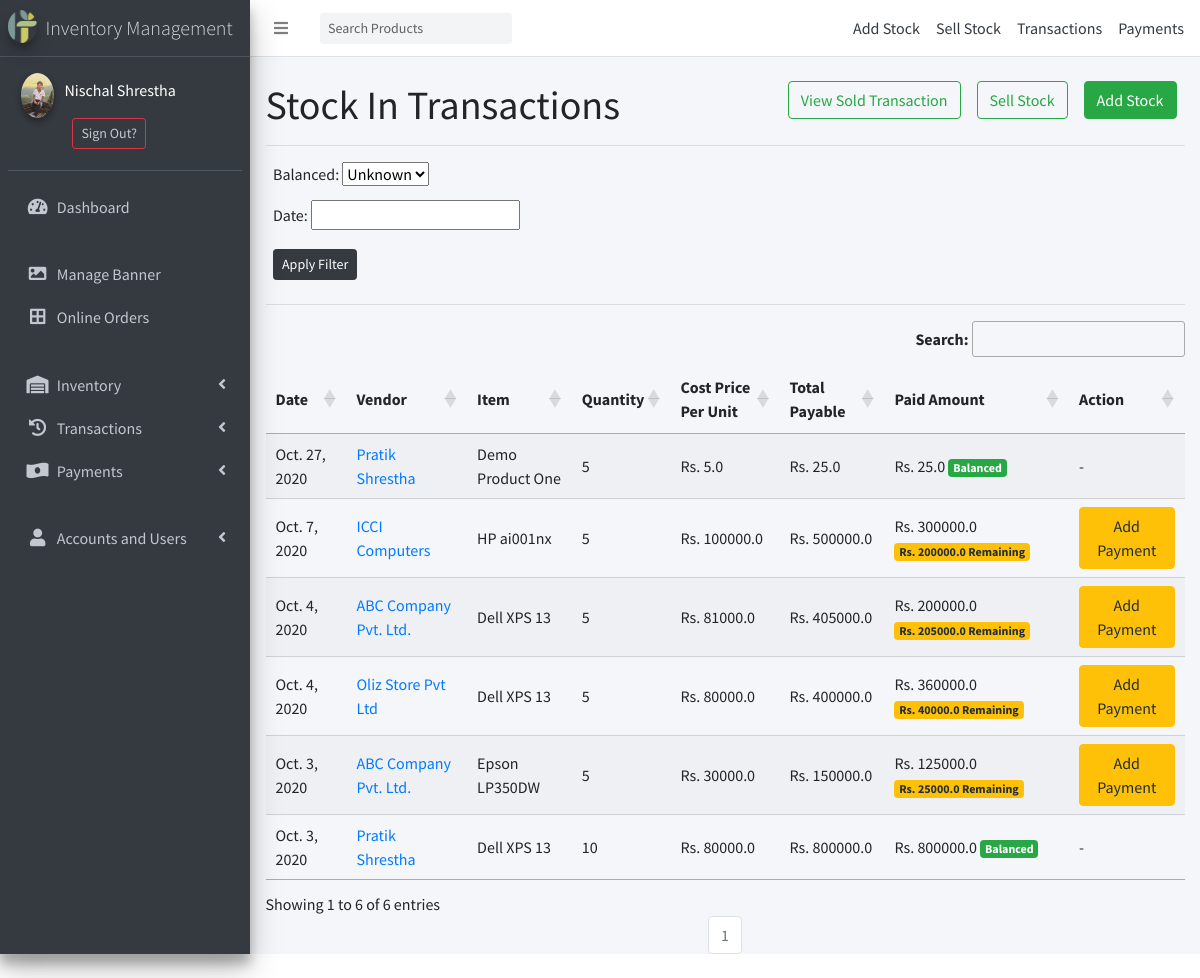
Screenshot of /inventory/transactions/debit/ (signed in) with the database file from the repository.
### accounts/models.py (models this page shows)
class User(AbstractBaseUser, PermissionsMixin):
    class Types(models.TextChoices):
        ADMIN = "ADMIN", "Admin"
        STAFF = "STAFF", "Staff"
        CUSTOMER = "CUSTOMER", "Customer"
    base_type = Types.CUSTOMER
    _type = models.CharField(
        _("Type"), max_length=50, choices=Types.choices, default=base_type
    )
    email = models.EmailField(max_length=254, unique=True)
    first_name = models.CharField(max_length=128)
    last_name = models.CharField(max_length=128)
    is_staff = models.BooleanField(default=False)
    is_superuser = models.BooleanField(default=False)
    is_active = models.BooleanField(default=True)
    last_login = models.DateTimeField(null=True, blank=True)
    date_joined = models.DateTimeField(auto_now_add=True)
    USERNAME_FIELD = 'email'
    EMAIL_FIELD = 'email'
    REQUIRED_FIELDS = ['first_name','last_name','_type']
    objects = UserManager()

### Userprofile/models.py (models this page shows, shortened)
class Profile(models.Model):
    user = models.OneToOneField(User, on_delete=models.CASCADE)
    mobile_num_regex = RegexValidator(regex="^[0-9]{9,15}$", message="Entered mobile number isn't in a right format!")
    contact = models.CharField(validators=[mobile_num_regex], max_length=13, blank=True, null=True)
    dp = models.ImageField(default='user.png',upload_to='profile_pics')

### inventory/models.py (models this page shows, shortened)
class Transaction(models.Model):
    class Types(models.TextChoices):
        STOCK_OUT = "STOCK OUT", "Stock Out"
        STOCK_IN = "STOCK IN", "Stock In"
    base_type = Types.STOCK_IN
    _type = models.CharField(
        _("Type"), max_length=50, choices=Types.choices, default=base_type
    )
    vendor_client = models.CharField(_("Vendor or Client"), max_length=240)
    item = models.ForeignKey("inventory.Item", verbose_name=_("Inventory Item"), on_delete=models.CASCADE)
    quantity = models.IntegerField(_("Quantity"), default=0)
    cost = models.FloatField(_("Cost Price Per Quantity Unit"), default=0)
    paid = models.FloatField(_("Paid Amount"), default = 0)
    remarks = models.TextField(_("Remarks on Deal"), null=True, blank=True)
    date = models.DateTimeField(_("Date of Transaction"), auto_now_add=True)
    balanced = models.BooleanField(_("Balanced"), editable = False)
    mobile_num_regex = RegexValidator(regex="^[0-9]{9,15}$", message="Entered mobile number isn't in a right format!")
    contact  = models.CharField(validators=[mobile_num_regex], max_length=13)
    class Meta:
        ordering = ['-date']
    @property
    def total_payable(self):
        return self.cost*self.quantity
    @property
    def remaining_payment(self):
        return self.total_payable - self.paid

class Item(models.Model):
    name = models.CharField(_("Product Name"),max_length = 240, unique = True)
    brand = models.CharField(_("Product Brand"), max_length = 50, null=True, blank=True)
    category = models.ForeignKey("inventory.Category", verbose_name=_("category"), on_delete=models.CASCADE, related_name='categories')
    description = models.TextField(_("Product Description"))
    image = models.ImageField(_("Product Image"), upload_to="product_images", height_field=None, width_field=None, max_length=None, default = 'image-not-available.jpg')
    cost_price = models.FloatField(_("Latest Cost Price"), default=0)
    quantity = models.IntegerField(_("Available Quantity"), default=0)
    selling_price = models.FloatField(_("Current Selling Price"), default=0)
    about_seller = models.TextField(_("About Seller"))
    def __str__(self):
        return self.name
    class Meta:
        ordering = ['name']

### inventory/views.py (the view)
# urls.py: path("transactions/debit/", DebitTransactionListView.as_view(), name="debit-transactions"),
class DebitTransactionListView(LoginRequiredMixin, UserPassesTestMixin, FilterView):
    model = DebitTransaction
    template_name = "inventory/dr_transactions.html"
    context_object_name = 'transactions'
    paginate_by=50
    def test_func(self):
        return self.request.user._type in ['ADMIN', 'STAFF']
    def get_queryset(self):
        qs = super().get_queryset()
        print(qs.first().date)
        date = self.request.GET.get('date')#for custom date filter django_filter didnt work for sum reason
        if date:
            date_dt = make_aware(datetime.strptime(date, '%m/%d/%Y'))#convert sting date to datetime #makeaware is making aware about timezone
            qs = qs.filter(date__lte=date_dt)#filtering
        return qs.order_by('-id')
    def get_context_data(self, **kwargs):
        context = super().get_context_data(**kwargs)
        context["title"] = "Debit Transactions"
        return context

### inventory/context_processors.py (called while the page is built)
def category(request):
    return {
        'categories': Category.objects.parents(),
        'cart_items': Order.objects.get_or_create(user=request.user, status='NO')[0].items.all().count() if request.user.is_authenticated else None,
        }

### inventory/models.py (called while the page is built)
    def parents(self):
        qs = super(CategoryManager, self).filter(parent = None)
        return qs

    def get_queryset(self, *args, **kwargs):
        return super().get_queryset(*args, **kwargs).filter(_type=Transaction.Types.STOCK_IN)

### templates/inventory/dr_transactions.html (shortened to what this page needs)
{% extends 'partial/base.html' %}
{% block style %}
<link rel="stylesheet" type="text/css" href="https://cdn.datatables.net/1.10.22/css/jquery.dataTables.css">
<link rel="stylesheet" href="//code.jquery.com/ui/1.12.1/themes/base/jquery-ui.css">
{% endblock style %}
{% block content %}
<a href="{% url 'inventory:add-stock' %}" class="mx-2 btn btn-success" style="float:right;">Add Stock</a>
<a href="{% url 'inventory:sell-stock' %}" class="mx-2 btn btn-outline-success" style="float:right;">Sell Stock</a>
<a href="{% url 'inventory:credit-transactions' %}" class="mx-2 btn btn-outline-success" style="float:right;">View Sold Transaction</a>
<h1>Stock In Transactions</h1>
<hr>
<form action="" method="get">
    <div class="col-md-4">
      <label for="inputState"><h6>Balanced:</h6></label>
      {{filter.form.balanced}}<br>
      <label for="inputState"><h6>Date:</h6></label>
      {{filter.form.date}}<br>
    <input type="submit" class='my-2 btn btn-sm btn-dark' value='Apply Filter'>
    </div>
</form>
<hr>
<table id="table_id" class="display">
    <thead>
        <tr>
            <th>Date</th>
            <th>Vendor</th>
            <th>Item</th>
            <th>Quantity</th>
            <th>Cost Price Per Unit</th>
            <th>Total Payable</th>
            <th>Paid Amount</th>
            <th>Action</th>
        </tr>
    </thead>
    <tbody>
    {% for transaction in filter.qs %}
        <tr>
            <td>{{transaction.date|date}}</td>
            <td><a href="{% url 'inventory:transaction-update' transaction.id%}">{{transaction.vendor_client}}</a></td>
            <td>{{transaction.item}}</td>
            <td>{{transaction.quantity}}</td>
            <td>Rs. {{transaction.cost}}</td>
            <td>Rs. {{transaction.total_payable}}</td>
            <td>
                Rs. {{transaction.paid}}
                {% if transaction.remaining_payment > 0 %}
                    <span class="badge badge-warning">Rs. {{ transaction.remaining_payment }} Remaining</span>
                {% elif transaction.remaining_payment < 0 %}
                    <span class="badge badge-danger">Rs. {{ transaction.remaining_payment }} Overpaid</span>
                {% else %}
                    <span class="badge badge-success">Balanced</span>
                {% endif %}
            </td>
            <td>
                {% if transaction.balanced %}
                -
                {% else %}
                <a href="{% url 'inventory:quick-payment' transaction.id%}" class="btn btn-warning btn-small">Add Payment</a>
                {% endif %}
            </td>
        </tr>
    {% endfor %}
    </tbody>
</table>
{% include "partial/pagination.html" %}
{% endblock content %}

### templates/side_nav.html (shortened to what this page needs)
{% load static %}
<aside class="main-sidebar sidebar-dark-primary elevation-4">
    <a href="/" class="brand-link">
      <img src="{% static '../media/favicon.png' %}" alt="IMS" class="brand-image img-circle elevation-3 ml-0"
           style="opacity: .8">
      <span class="brand-text font-weight-light">Inventory Management</span>
    </a>
    <div class="sidebar">
      <div class="user-panel mt-3 pb-3 mb-3 d-flex">
        {% if user.is_authenticated %}
          <div class="image">
            <img src="{{request.user.profile.dp.url}}" class="img-circle elevation-2" alt="User Image">
          </div>
          <div class="info">
          <a class="text-white mr-2" href="{% url 'profile' %}" id="navbarDropdown" role="button" aria-haspopup="true" aria-expanded="false">
            <p class="d-block">{{request.user.first_name}} {{request.user.last_name}}</p>
          </a>
          <a class="btn btn-sm btn-outline-danger" href="{% url 'account_logout' %}">Sign Out?</a>
        {% else %}
          <a class="btn mr-1 mb-1 btn-sm btn-outline-success text-light" href="{% url 'account_login' %}">Sign In</a>
          {% comment %} <a class="btn btn-sm mb-1 btn-warning text-dark" href="{% url 'account_signup' %}">Signup</a> {% endcomment %}
        {% endif %}
        </div>
      </div>
      <nav class="mt-2">
        <ul class="nav nav-pills nav-sidebar flex-column" data-widget="treeview" role="menu" data-accordion="false">
          <li class="nav-item">
            <a href="{% url 'main:admin-home' %}" class="nav-link">
              <i class="nav-icon fas fa-tachometer-alt active"></i>
              <p>
                Dashboard
              </p>
            </a>
          </li><br>
          <li class="nav-item">
            <a href="{% url 'inventory:carousels-list' %}" class="nav-link">
              <i class="nav-icon fas fa-image active"></i>
              <p>
                Manage Banner
              </p>
            </a>
          </li>
          <li class="nav-item">
            <a href="{% url 'inventory:orders-list' %}" class="nav-link">
              <i class="nav-icon fas fa-border-all active"></i>
              <p>
                Online Orders
              </p>
            </a>
          </li><br>
          {% if user.is_authenticated %}
          <li class="nav-item has-treeview menu-closed">
            <a href="#" class="nav-link">
              <i class="nav-icon fas fa-warehouse"></i>
              <p>
                Inventory
                <i class="right fas fa-angle-left"></i>
              </p>
            </a>
          </li>
          <li class="nav-item has-treeview menu-closed">
            <a href="#" class="nav-link">
              <i class="nav-icon fas fa-history"></i>
              <p>
                Transactions
                <i class="right fas fa-angle-left"></i>
              </p>
            </a>
          </li>
          <li class="nav-item has-treeview menu-closed">
            <a href="#" class="nav-link">
              <i class="nav-icon fas fa-money-bill-wave-alt"></i>
              <p>
                Payments
                <i class="right fas fa-angle-left"></i>
              </p>
            </a>
          </li>
          {% endif %}
          {% if user.is_staff %}
          <br>
          <li class="nav-item has-treeview menu-closed">
            <a href="#" class="nav-link">
              <i class="nav-icon fas fa-user"></i>
              <p>
                Accounts and Users
                <i class="right fas fa-angle-left"></i>
              </p>
            </a>
          </li>
          {% endif %}
        </ul>
      </nav>
    </div>
  </aside>

### rows the page displays
User: user.profile.dp (picture), user.first_name "Nischal", user.last_name "Shrestha"
Transaction: shows "Balanced"
Transaction: balanced "Add Payment"
Transaction: balanced "Add Payment"
Transaction: balanced "Add Payment"
Transaction: balanced "Add Payment"
Transaction: shows "Balanced"

### other values shown
{{ num }} "1"
